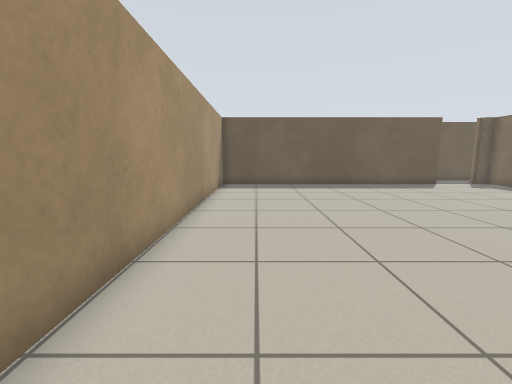
view 1 (above)

18 first-person views from a walk through a robot-simulator world made for Stage. The camera is 0.86 m above the floor, tilts 8° down and sees 90° across. The lines on the ground mark 1 m squares. The floor is counted in squares, 0.5 m on a side. Each view is taken from the middle of a square. On the plan, view 1 faces up. The plan holds only what a view shows up to about 14 squares ahead; the rest is blank. The place goes on beyond the plan. The robots in the file are not drawn.

view 2
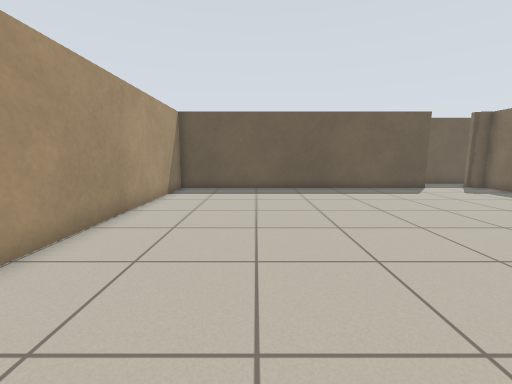

view 3
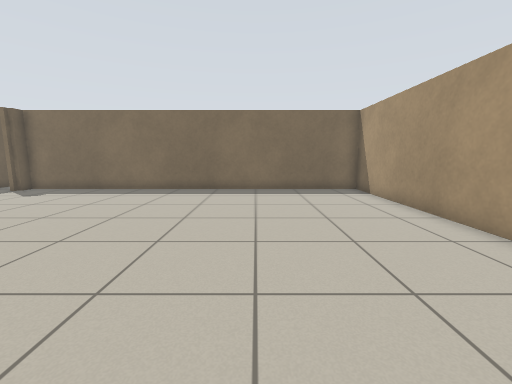

view 4
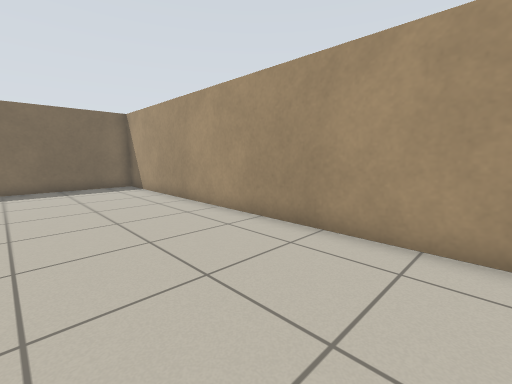

view 5
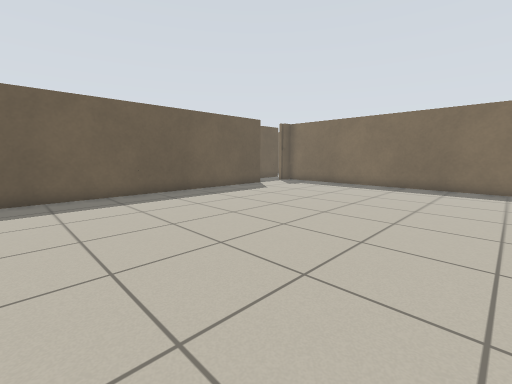

view 6
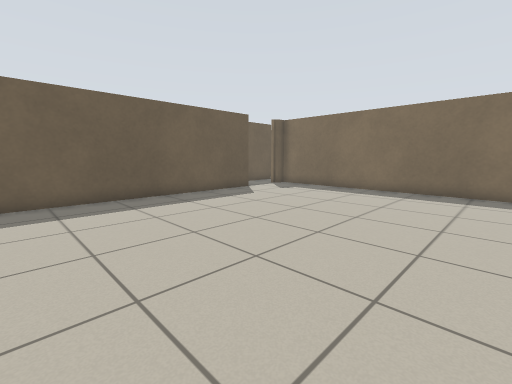

view 7
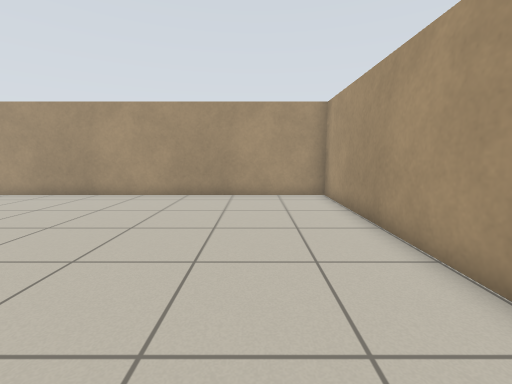

view 8
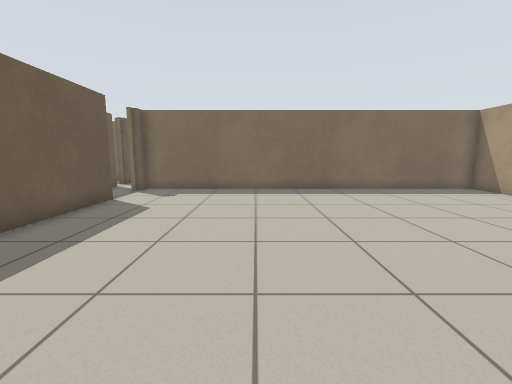

view 9
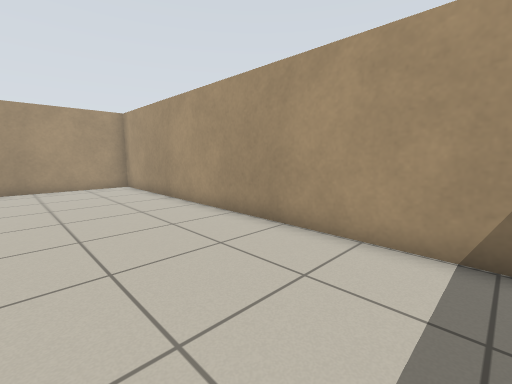

view 10
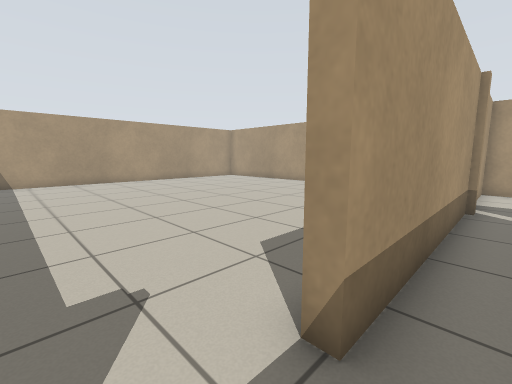

view 11
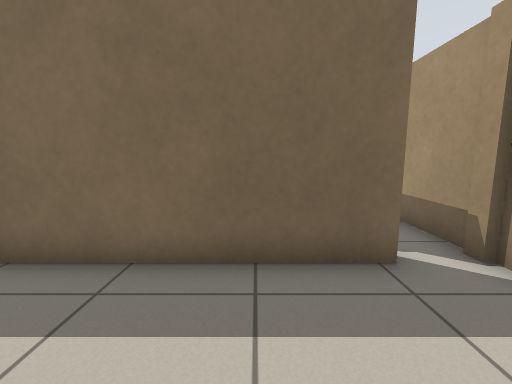

view 12
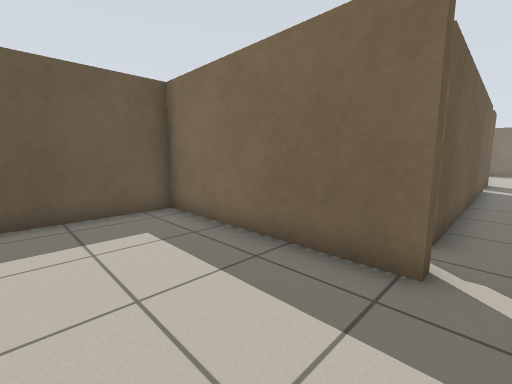

view 13
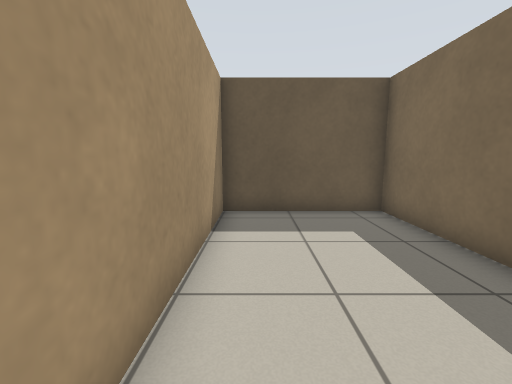

view 14
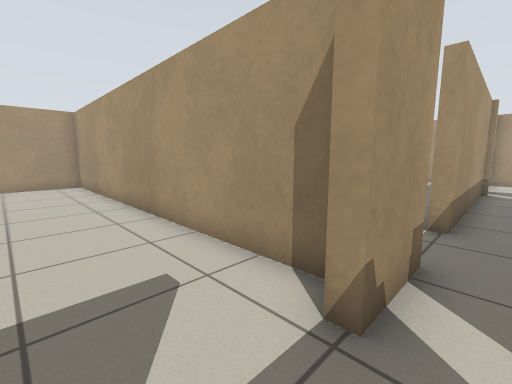

view 15
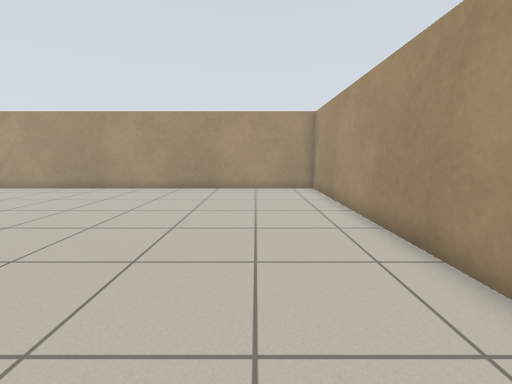

view 16
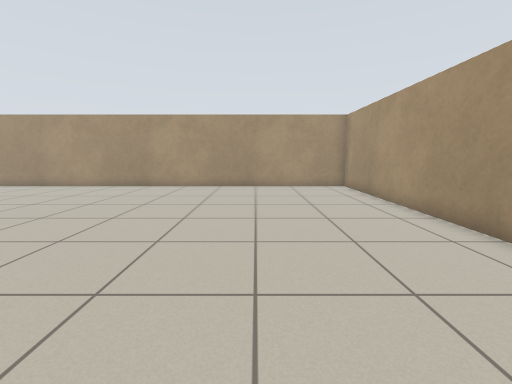

view 17
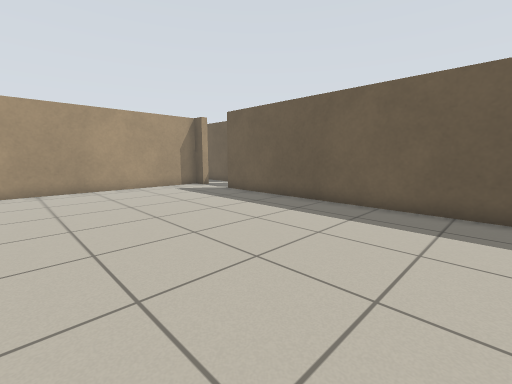

view 18
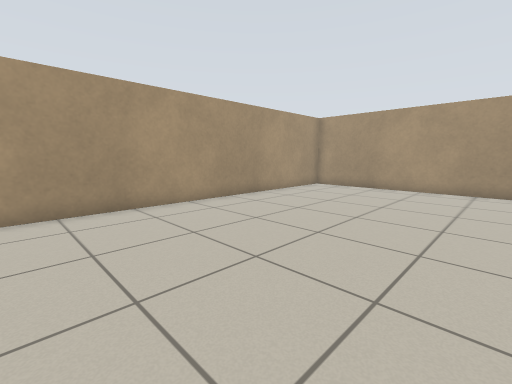

### Floor plan
Ten units are one square. View 1 is at (0, 0); x grows to the right and y downward. Boxes are objects, and circles mark ways between rooms. Rooms are numbered by the first view taken in them; rooms with no view inside come last. Other rooms are left out.
<svg viewBox="-25 -254 325 271">
<path fill="none" stroke="#000" d="M111 -157 -20 -157 -20 12 143 12 143 -157M34 -177 29 -177 29 -249 -20 -249 -20 -161 0 -161M29 -163 34 -163M32 -161 111 -161 111 -157M135 -161 157 -161M156 -179 46 -179M182 -179 169 -179M157 -161 157 -156M149 -154 149 -4 295 -4M291 -157 181 -157"/>
<circle cx="125" cy="-160" r="3" fill="#2a7"/>
<circle cx="145" cy="-170" r="3" fill="#2a7"/>
<circle cx="170" cy="-160" r="3" fill="#2a7"/>
<text x="60" y="-80">1</text>
<text x="20" y="-190">2</text>
<text x="170" y="-170">3</text>
<text x="220" y="-80">4</text>
</svg>
Room 1 opens to room 2. Room 2 opens to room 3. Room 3 opens to room 4.

Where each view was taken, in squares from view 1:
view 1: 0 up, 0 right, facing up
view 2: 2 up, 2 right, facing up
view 3: 4 up, 1 right, facing right
view 4: 4 up, 1 left, facing down-right
view 5: 4 up, 1 left, facing up-right
view 6: 5 up, 1 right, facing up-right
view 7: 10 up, 1 right, facing down
view 8: 10 up, 1 right, facing right
view 9: 14 up, 3 right, facing down-left
view 10: 17 up, 13 right, facing down-left
view 11: 20 up, 1 left, facing right
view 12: 17 up, 1 left, facing up-right
view 13: 17 up, 1 left, facing up
view 14: 17 up, 18 right, facing down-left
view 15: 14 up, 18 right, facing down
view 16: 15 up, 20 right, facing down
view 17: 7 up, 29 right, facing up-left
view 18: 9 up, 29 right, facing down-left
